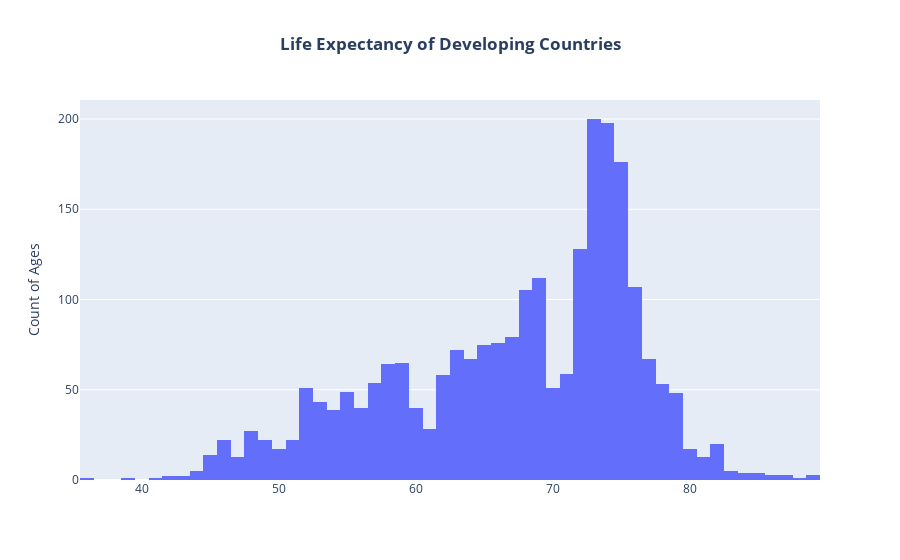

Write notebook code for a chart like this one.
### Markdown cell above
Developing

### Code cell
# Filter DataFrame for 'Developing' status
developing_df = df[df['Status'] == 'Developing']

# Create a histogram 
fig = px.histogram(developing_df, x='Life expectancy ', title="Life Expectancy of Developing Nations")
fig.update_layout(
    xaxis_title='',
    yaxis_title='Count of Ages',
    title_text='<b>Life Expectancy of Developing Countries</b>',
    title_x=0.5,  # Center title
)
fig.show()

### Figure 1 — Plotly figure (JSON) as saved in the notebook; plotly's stock layout.template omitted (floating-point values rounded to 4 significant figures; data arrays with more than 128 entries replaced by an {"elided": "..."} marker saying what was removed)
{"data": [{"alignmentgroup": "True", "bingroup": "x", "hovertemplate": "Life expectancy =%{x}<br>count=%{y}<extra></extra>", "legendgroup": "", "marker": {"color": "#636efa", "pattern": {"shape": ""}}, "name": "", "offsetgroup": "", "orientation": "v", "showlegend": false, "type": "histogram", "x": {"elided": "2426 float values"}, "xaxis": "x", "yaxis": "y"}], "layout": {"barmode": "relative", "legend": {"tracegroupgap": 0}, "title": {"text": "<b>Life Expectancy of Developing Countries</b>", "x": 0.5}, "xaxis": {"anchor": "y", "domain": [0, 1], "title": {"text": ""}}, "yaxis": {"anchor": "x", "domain": [0, 1], "title": {"text": "Count of Ages"}}}}
